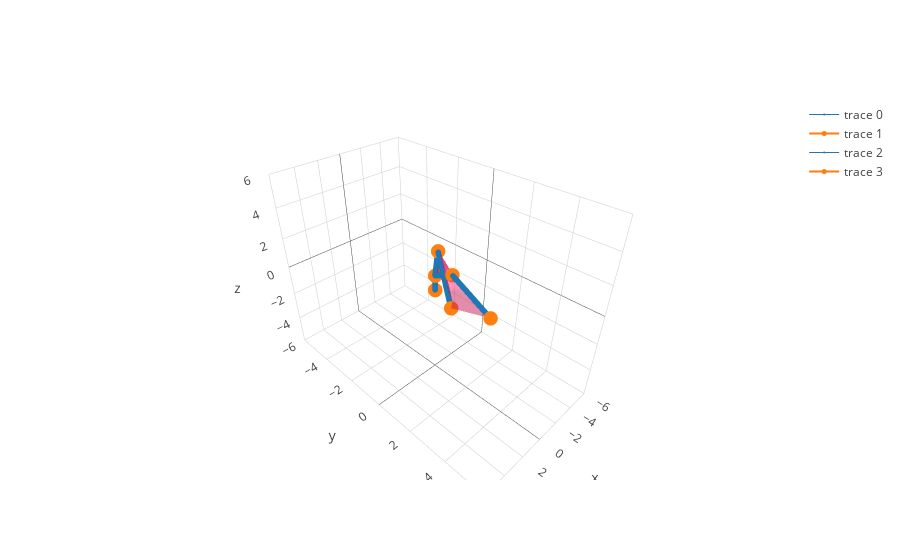

This figure's notebook cell:
### Code cell
m = graphics.plotvol(robot1,trajectorymat)
m.show()
